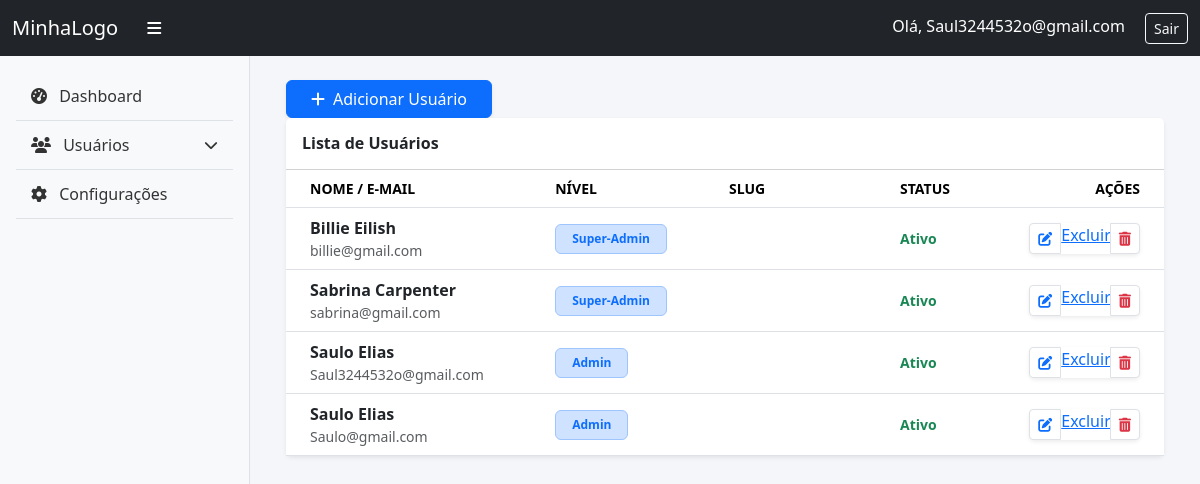
Page /admin/usuarios/index.php (signed in) on the committed database.
### tables this page shows
CREATE TABLE `users` (
  `id` int(11) NOT NULL,
  `name` varchar(255) NOT NULL,
  `email` varchar(255) NOT NULL,
  `telefone` varchar(20) NOT NULL,
  `pass` varchar(255) NOT NULL,
  `slug` varchar(255) NOT NULL,
  `image` varchar(255) NOT NULL,
  `status` int(11) NOT NULL,
  `id_level_users` int(11) NOT NULL
);

CREATE TABLE `level_users` (
  `id` int(11) NOT NULL,
  `name` varchar(255) NOT NULL,
  `level` int(11) NOT NULL
);

### _conn/conect.php (called while the page is built, shortened)
<?php
$base_url = "http://localhost/app-blog-Nicolas-Campos/";
?>

### admin/usuarios/index.php (the view, shortened to what this page needs)
<?php
require_once '../../_conn/conect.php';
try {
    $sql = "SELECT U.*, L.name AS level_name
            FROM users AS U
            INNER JOIN level_users AS L ON U.id_level_users = L.id
            ORDER BY U.name ASC";
    $stmt = $pdo->prepare($sql);
    $stmt->execute();
    $users = $stmt->fetchAll(PDO::FETCH_ASSOC);
} catch (PDOException $e) {
    die("Erro na consulta: " . $e->getMessage());
}
include_once '../_inc/_header.php';
?>
<div class="container-fluid">
    <div class="d-flex justify-content-between align-items-center">
        <a href="form.php" class="btn btn-primary shadow-sm px-4">
            <i class="fas fa-plus me-2"></i>Adicionar Usuário
        </a>
    </div>
    <div class="card card-full border-0 shadow-sm">
        <div class="card-header bg-white py-3 d-flex justify-content-between align-items-center">
            <h6 class="fw-bold mb-0 text-dark">Lista de Usuários</h6>
        </div>
        <div class="card-body p-0">
            <div class="table-responsive">
                <table class="table table-hover align-middle mb-0">
                    <thead class="bg-light">
                        <tr class="text-muted small">
                            <th class="ps-4" style="width: 30%">NOME / E-MAIL</th>
                            <th style="width: 20%">NÍVEL</th>
                            <th style="width: 20%">SLUG</th>
                            <th style="width: 15%">STATUS</th>
                            <th class="text-end pe-4" style="width: 15%">AÇÕES</th>
                        </tr>
                    </thead>
                    <tbody>
                        <?php foreach ($users as $user): ?>
                            <tr>
                                <td class="ps-4">
                                    <div class="d-flex align-items-center">
                                        <div>
                                            <div class="fw-bold text-dark"><?= $user['name'];  ?></div>
                                            <div class="text-muted small"><?= $user['email']; ?></div>
                                        </div>
                                    </div>
                                </td>
                                <td>
                                    <span class="badge bg-primary-subtle text-primary border border-primary-subtle px-3 py-2 text-capitalize">
                                        <?= $user['level_name']; ?>
                                    </span>
                                </td>
                                <td>
                                </td>
                                <td>
                                    <span class="d-flex align-items-center">
                                        <span class="small fw-bold <?= $user['status'] == 1 ? 'text-success' : 'text-danger'; ?>">
                                            <?= $user['status'] == 1 ? 'Ativo' : 'Inativo'; ?>
                                        </span>
                                    </span>
                                </td>
                                <td class="text-end pe-4">
                                    <div class="btn-group shadow-sm">
                                        <a href="form_update.php?id=<?= $user['id']; ?>" class="btn btn-white btn-sm border" title="Editar">
                                            <i class="fas fa-edit text-primary"></i>
                                        </a>
                                        <a href="delete.php?id=<?= $user['id']; ?>">
                                            Excluir
                                        </a>
                                        <a href="javascript:void(0)" class="btn btn-white btn-sm border" title="Excluir"
                                            onclick="confirmarExclusao(<?= $user['id']; ?>, '<?= addslashes(htmlspecialchars($user['name'])); ?>')">
                                            <i class="fas fa-trash-alt text-danger"></i>
                                        </a>
                                    </div>
                                </td>
                            </tr>
                        <?php endforeach; ?>
                    </tbody>
                </table>
            </div>
        </div>
    </div>
</div>
<?php include_once '../_inc/_footer.php'; ?>

### admin/_inc/_header.php (shortened to what this page needs)
<?php
$raiz = dirname(__DIR__, 2);
include_once $raiz . '/_conn/conect.php';
?>
<!DOCTYPE html>
<html lang="pt-br">
<head>
    <link rel="stylesheet" href="<?= $base_url ?>public/bootstrap/css/bootstrap.min.css">
    <link rel="stylesheet" href="https://cdnjs.cloudflare.com/ajax/libs/font-awesome/6.4.0/css/all.min.css">
    <link rel="stylesheet" href="<?= $base_url ?>public/admin/css/admin.css">
</head>
<body>
    <nav class="navbar navbar-expand-lg navbar-dark bg-dark fixed-top">
        <div class="container-fluid">
            <a class="navbar-brand" href="home.php">MinhaLogo</a>
            <button class="btn btn-link text-white me-3" id="sidebarToggle"><i class="fas fa-bars"></i></button>
            <div class="ms-auto">
                <span class="text-white me-3">Olá, <?= $_SESSION['email'] ?></span>
                <a href="logout.php" class="btn btn-outline-light btn-sm">Sair</a>
            </div>
        </div>
    </nav>
    <div class="wrapper">
        <nav id="sidebar" class="bg-light border-end">
            <div class="p-3">
                <ul class="nav flex-column">
                    <li class="nav-item">
                        <a class="nav-link" href="<?= $base_url ?>admin/home.php">
                            <i class="fas fa-tachometer-alt me-2"></i> Dashboard
                        </a>
                    </li>
                    <li class="nav-item">
                        <a class="nav-link d-flex justify-content-between align-items-center"
                            data-bs-toggle="collapse"
                            href="#menuUsuarios"
                            role="button"
                            aria-expanded="false">
                            <span><i class="fas fa-users me-2"></i> Usuários</span>
                            <i class="fas fa-chevron-down small"></i>
                        </a>
                    </li>
                    <li class="nav-item">
                        <a class="nav-link" href="#"><i class="fas fa-cog me-2"></i> Configurações</a>
                    </li>
                </ul>
            </div>
        </nav>
        <main class="content-wrapper p-4">

### admin/_inc/_footer.php (shortened to what this page needs)
</main>
    </div> <script src="<?= $base_url ?>public/bootstrap/js/bootstrap.bundle.min.js"></script>
</body>
</html>

### public/admin/css/admin.css (style rules this page uses)
body { overflow-x: hidden; background-color: #f4f6f9; }
.wrapper { display: flex; margin-top: 56px; min-height: calc(100vh - 56px); }
#sidebar { min-width: 250px; max-width: 250px; transition: all 0.3s; }
#sidebar .nav-link { color: #333; padding: 15px; border-bottom: 1px solid #dee2e6; }
.content-wrapper { width: 100%; transition: all 0.3s; }
#sidebar .nav-link { color: #333; padding: 12px 15px; display: block; text-decoration: none; }

### rows in the picture
users: name "Billie Eilish", email "billie@gmail.com", id_level_users.name "Super-Admin", status "Ativo"
users: name "Sabrina Carpenter", email "sabrina@gmail.com", id_level_users.name "Super-Admin", status "Ativo"
users: name "Saulo Elias", email "Saul3244532o@gmail.com", id_level_users.name "Admin", status "Ativo"
users: name "Saulo Elias", email "Saulo@gmail.com", id_level_users.name "Admin", status "Ativo"

### other values in the picture
$_SESSION['email'] "Saul3244532o@gmail.com"
